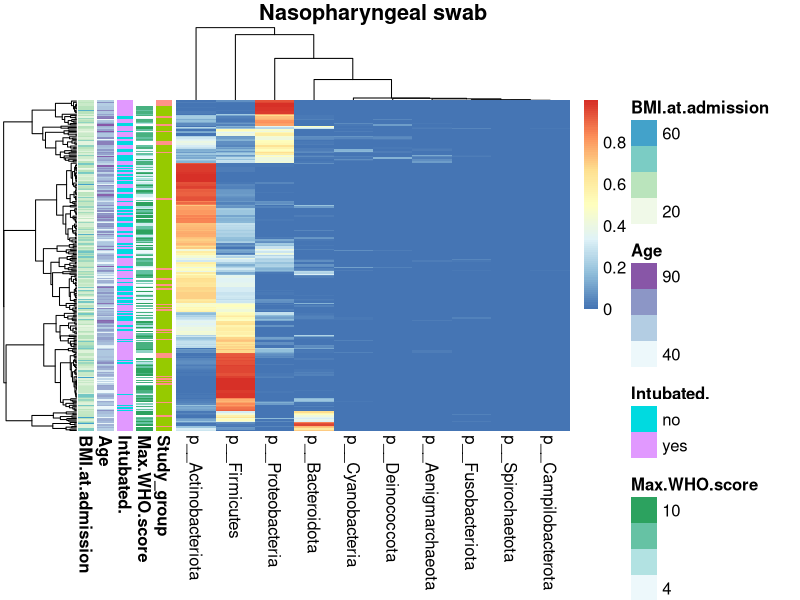
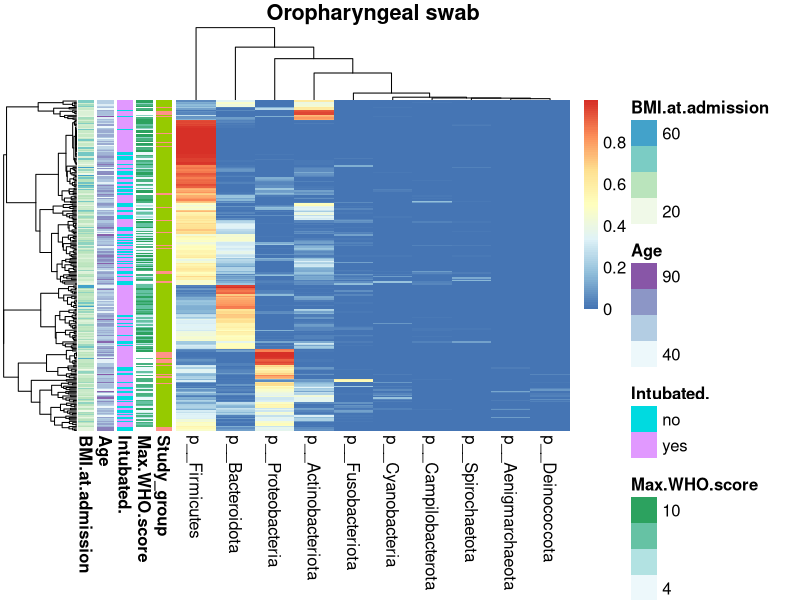
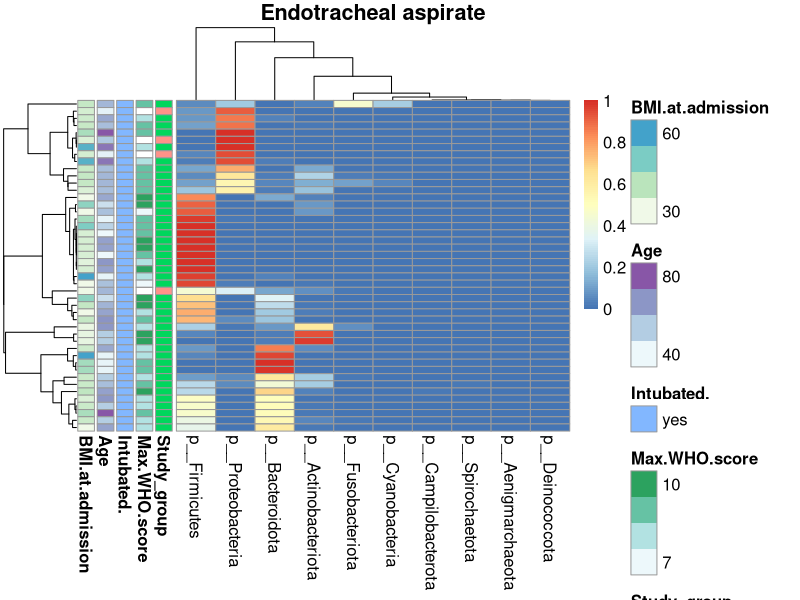
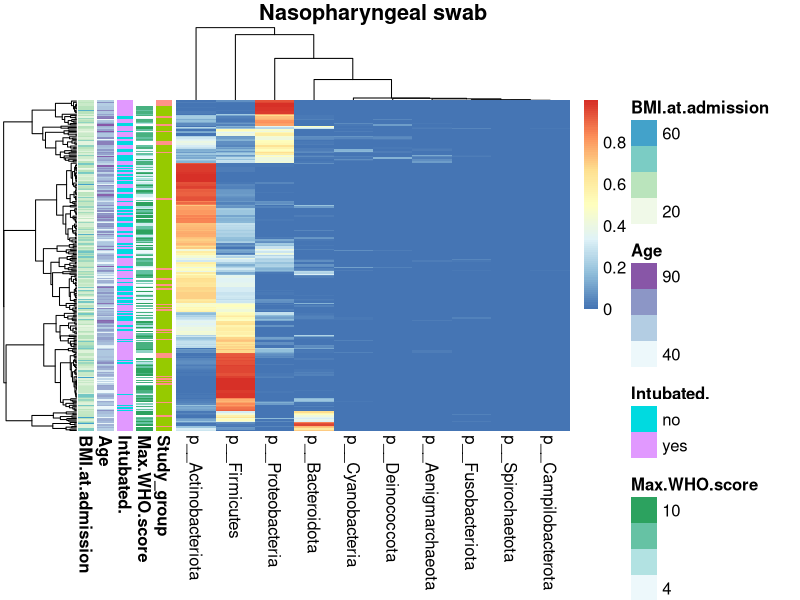
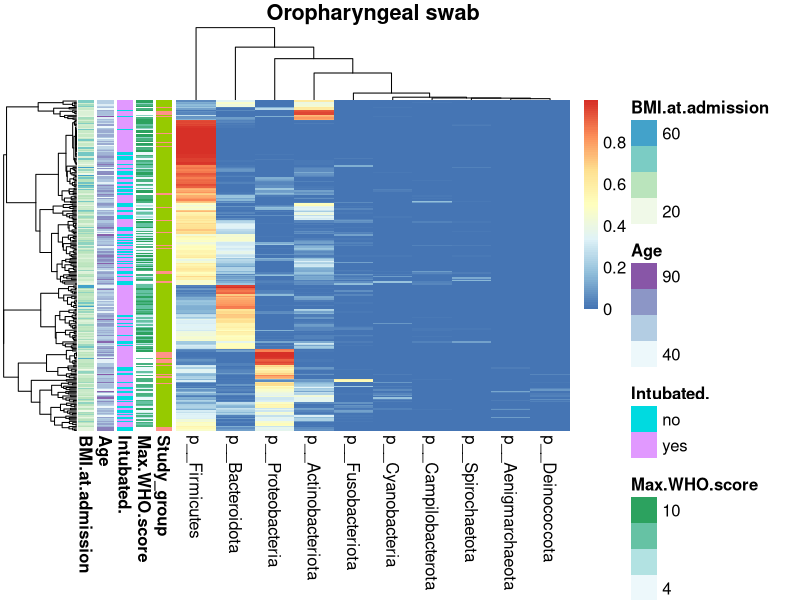
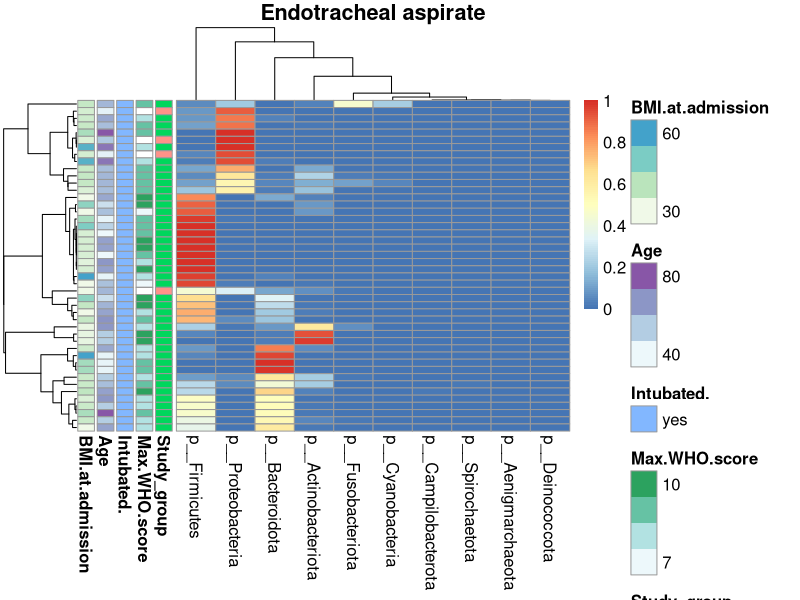
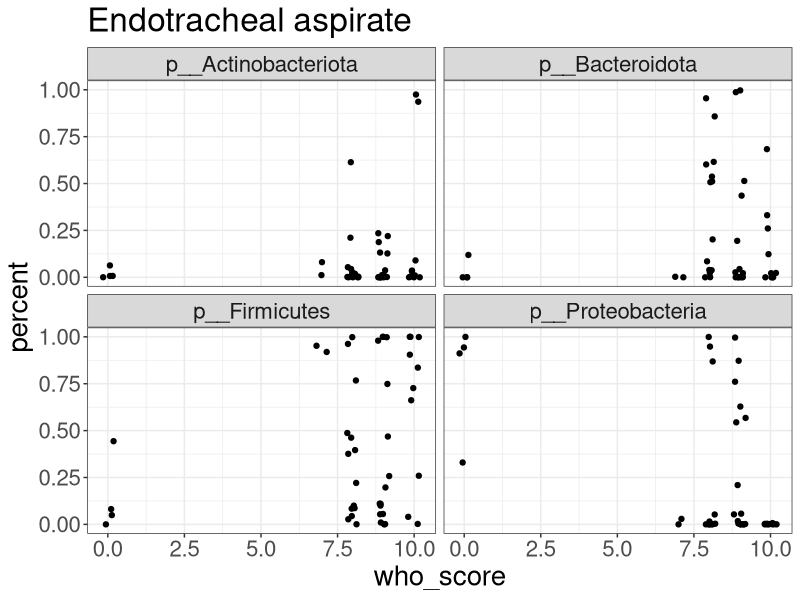
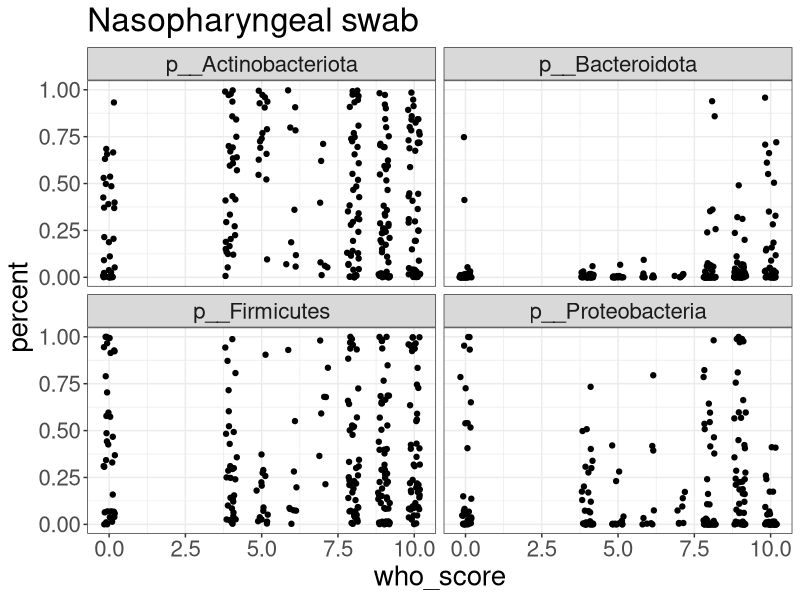

The R source for these figures, in order:
library(ggplot2)
library(dplyr)
library(tidyr)
library(ggsignif)
library(stringr)
library(pheatmap)

## R 4.0.2

setwd("../") ## set wd for access to data

## load clinical data
clinical = read.csv("data/from_scripts/merged_clinical.csv", row.names = 1, stringsAsFactors = F)

## get Phyla counts
counts = read.csv( "data/raw/counts_taxa_level_1.csv", row.names = 1, stringsAsFactors = F)

## filter to match clinical
counts = counts[rownames(clinical),]


## ------------- HEATMAP -----------------------------
percent = t(apply(counts, 1, function(r){ return(r / sum(r)) }))

## plot phylum heatmap for each sample type 
for (sample_type in unique(clinical$SampleType)){
    
    ## filter to sample type, also to mean of > 0.001
    percent_filtered = percent[clinical$SampleType == sample_type, 
                                    colMeans(percent) >= 0.001]
 
    ## annotate heatmap by covid status
    covid = clinical[rownames(percent_filtered), c("Study_group", "Max.WHO.score", "Intubated.", 
                                                    "Age", "BMI.at.admission")]
    covid = as.data.frame(covid)
    rownames(covid) = rownames(percent_filtered)
    
    ## scale = "none" means color correponds to percent
    plot <- pheatmap(mat = percent_filtered, scale = "none",
                    annotation_row = covid, main = sample_type, fontsize = 12, 
                    labels_row = character(nrow(percent_filtered)))
    ## save plot
    sample_type_name = gsub(" ", "_", sample_type)
    pdf(paste("figures/heatmaps/", sample_type, "_phyla_heatmaps.pdf", sep = ""))
    print(plot)
    dev.off()
}

## -------------- BOXPLOT ----------------------------- 
top_taxa_list = c("p__Firmicutes",  "p__Bacteroidota", "p__Proteobacteria", "p__Actinobacteriota")

## Same figure as separate  images
for (sample_type in c("Endotracheal aspirate", "Nasopharyngeal swab", "Oropharyngeal swab")){
    ## filter to only common taxa and the right sample type
    percent_filter = percent[clinical$SampleType == sample_type,
                            colnames(percent) %in% top_taxa_list]

    ## get into tidy format for plotting
    percent_filter = as.data.frame(percent_filter)
    percent_filter$sample = rownames(percent_filter)
    percent_tidy = gather(percent_filter, "phyla", "percent", -sample)

    ## add who score
    percent_tidy$who_score = ifelse(is.na(clinical[percent_tidy$sample, "Max.WHO.score"]), 0,
                                    clinical[percent_tidy$sample, "Max.WHO.score"]) 
    
    plot <- ggplot(percent_tidy, aes( y = percent, x = who_score)) +
                theme_bw() + 
                geom_jitter(height = 0, width = .2) + 
                ggtitle(sample_type) + 
                facet_wrap(~phyla, ncol = 2) +
                theme(text = element_text(size = 20))
    ## save plot
    sample_type = gsub(" ", "_", sample_type)
    pdf(paste("figures/phyla_boxplots/" , sample_type, "_phyla_boxplots.pdf"))
    print(plot)
    dev.off()
}

## -------------- Broke down by critical/severe/dead -----------------------
for (sample_type in c("Endotracheal aspirate", "Nasopharyngeal swab", "Oropharyngeal swab")){
    ## filter to only common taxa and the right sample type
    percent_filter = percent[clinical$SampleType == sample_type,
                            colnames(percent) %in% top_taxa_list]

    ## get into tidy format for plotting
    percent_filter = as.data.frame(percent_filter)
    percent_filter$sample = rownames(percent_filter)

    ## filter clinical
    clinical_filter = clinical[percent_filter$sample,]

    ## in tidy format
    percent_tidy = gather(percent_filter, "phyla", "percent", -sample)
    percent_tidy$phyla = gsub("p__", "", percent_tidy$phyla) 

    ## grouping
    percent_tidy$grouping = ifelse(is.na(clinical_filter$Max.WHO.score), "non COVID",
                              ifelse(clinical_filter$Max.WHO.score < 7, "COVID mod/severe", 
                                ifelse(clinical_filter$Max.WHO.score == 10, "COVID Dead", "COVID critical")))
    percent_tidy$grouping = factor(percent_tidy$grouping, levels = c("non COVID", "COVID mod/severe", 
                                                                     "COVID critical", "COVID Dead"))
     
    plot <- ggplot(percent_tidy, aes( y = percent, x = grouping, color = grouping)) +
                theme_bw() +
                geom_boxplot(outlier.shape = NA) + geom_jitter(height = 0, width = .2) +
                ggtitle(sample_type) + facet_wrap(~phyla, ncol = 2) + 
                theme(text= element_text(size = 20)) + theme(axis.text.x = element_blank()) +
                scale_color_manual(values = c("forestgreen", "salmon", "orchid", "red4")) +
                ylab("Relative Abundance (Percent)") + xlab("COVID Status and Severity") +
                theme(legend.text = element_text(size = 14)) + theme(legend.title = element_blank())  +
                ylim(0, 1.1)
     #           geom_signif(comparisons = list(c("non COVID", "COVID mod/severe")), 
     #                           y = .8, tip_length = 0, color = "black", textsize = 3) +
     #           geom_signif(comparisons = list(c("non COVID", "COVID critical")), 
     #                           y = .9, tip_length = 0, color = "black", textsize = 3) +
     #           geom_signif(comparisons = list(c("non COVID", "COVID Dead")),
     #                           y = 1.2, tip_length = 0, color = "black", textsize = 3) +
     #           geom_signif(comparisons = list(c("COVID mod/severe", "COVID critical")),
     #                           y = 1, tip_length = 0, color = "black", textsize = 3) +
     #           geom_signif(comparisons = list(c("COVID mod/severe", "COVID Dead")),
     #                           y = 1.1, tip_length = 0, color = "black", textsize = 3) +
     #           geom_signif(comparisons = list(c("COVID critical", "COVID Dead")),
     #                           y = .8, tip_length = 0, color = "black", textsize = 3) 
    sample_type = gsub(" ", "_", sample_type)
    pdf(paste( "figures/phyla_boxplots/", sample_type, "_covid_grouping_boxplots_tall.pdf", sep = ""))
    print(plot)
    dev.off()
}

## --------------- Check significance with random sampling --------------
## record all p values for later FDR
pvalues_list = list()
for (sample_type in c("Endotracheal aspirate", "Nasopharyngeal swab", "Oropharyngeal swab")){
    ## filter to only common taxa and the right sample type
    percent_filter = percent[clinical$SampleType == sample_type,
                            colnames(percent) %in% top_taxa_list]

    ## get into tidy format for plotting
    percent_filter = as.data.frame(percent_filter)
    percent_filter$sample = rownames(percent_filter)

    ## filter clinical
    clinical_filter = clinical[percent_filter$sample,]

    ## in tidy format
    percent_tidy = gather(percent_filter, "phyla", "percent", -sample)
    percent_tidy$phyla = gsub("p__", "", percent_tidy$phyla) 
    percent_tidy$SubjectID = clinical_filter[percent_filter$sample, "SubjectID"]

    ## gropuing
    percent_tidy$grouping = ifelse(is.na(clinical_filter$Max.WHO.score), "non COVID",
                              ifelse(clinical_filter$Max.WHO.score < 7, "COVID mod/severe", 
                                ifelse(clinical_filter$Max.WHO.score == 10, "COVID Dead", "COVID critical")))
    percent_tidy$grouping = factor(percent_tidy$grouping, levels = c("non COVID", "COVID mod/severe", 
                                                                     "COVID critical", "COVID Dead"))
    ## random sampleing for significance
    for (i in seq(0:1000)){
        subsample = percent_tidy %>% group_by(phyla, SubjectID) %>% sample_n(1) %>%
                                     ungroup() %>% as.data.frame()
        ## test each sample
        for (phylum in unique(subsample$phyla)) {
            phylum_percent = subsample[subsample$phyla == phylum,]
            p = kruskal.test(percent ~ grouping, data = phylum_percent)$p.value
            pvalues_list[[paste(i, phylum, sample_type)]] <- data.frame(phylum, p, sample_type)
        }
    }
}
pvalues = do.call("rbind", pvalues_list)

## get mean within each test, then do FDR correction
pvalues_mean = group_by(pvalues, phylum, sample_type) %>% summarize(mean_p = mean(p)) %>%
                ungroup() %>% as.data.frame()
pvalues_mean$FDR = p.adjust(pvalues_mean$mean_p)

## ---------- First sample only, WHO score ---------------
spearman_correlation_list = list()
for (sample_type in c("Oropharyngeal swab", "Nasopharyngeal swab")){

    ## get first sample of this sample type COVID ONLY
    clinical_filtered = clinical[clinical$SampleType == sample_type & !(is.na(clinical$Max.WHO.score)),]
    clinical_filtered$first_visit = ave(clinical_filtered$visit_int, clinical_filtered$SubjectID, FUN = min)
    first_visit = clinical_filtered[clinical_filtered$visit_int == clinical_filtered$first_visit,]

    ## filter to sample type, remove "Unassigned"
    percent_filtered = percent[rownames(first_visit), colnames(percent) != "Unassigned"]
    
    ## filter to 2% mean
    percent_filtered = percent_filtered[,colMeans(percent_filtered) >= 0.02]

    who_score = clinical[rownames(percent_filtered), "Max.WHO.score"]
    for (phylum in colnames(percent_filtered)){
        spearman = cor.test(y = percent_filtered[,phylum], x = who_score, method = "spearman")
        df = data.frame(p = spearman$p.value, rho = spearman$estimate, sample_type, phylum)
        spearman_correlation_list[[paste(phylum, sample_type, sep = "_")]] <- df
    }
}
spearman_correlations = do.call("rbind", spearman_correlation_list)
spearman_correlations$fdr = p.adjust(spearman_correlations$p, "BH")



